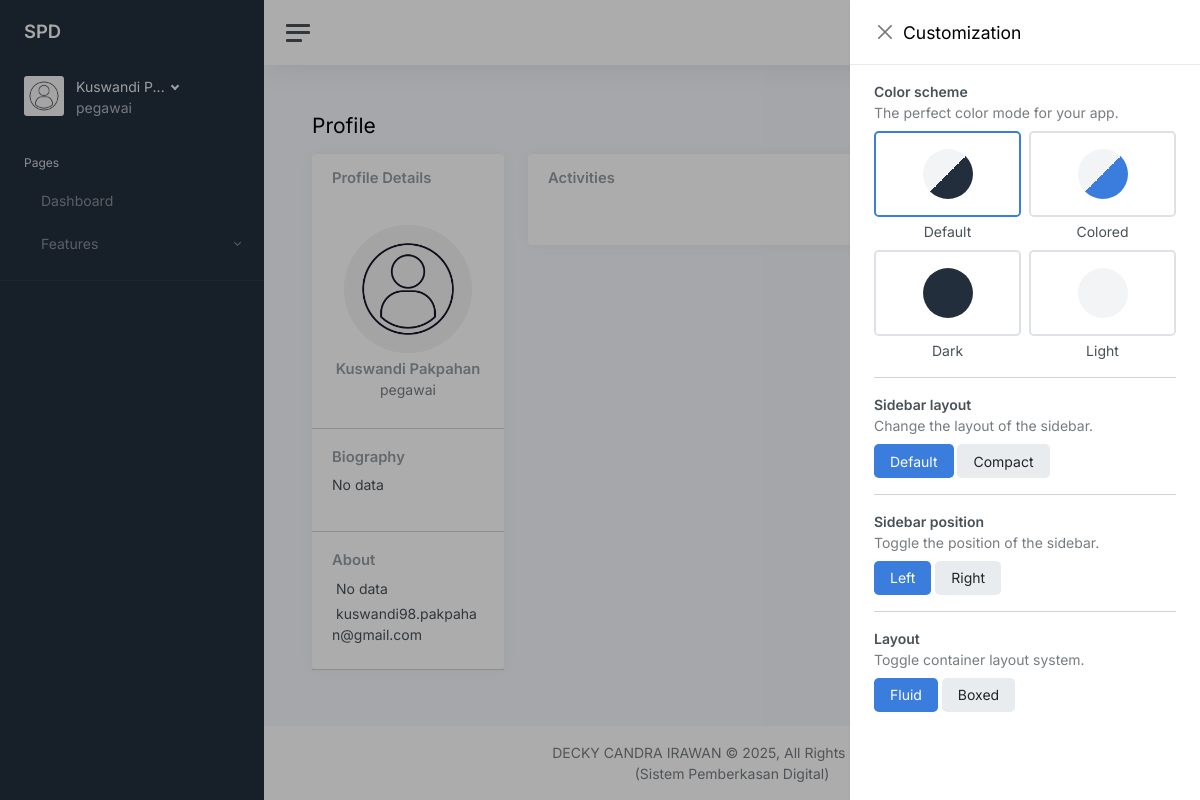
The page /profile (signed in) on the database as committed earlier.
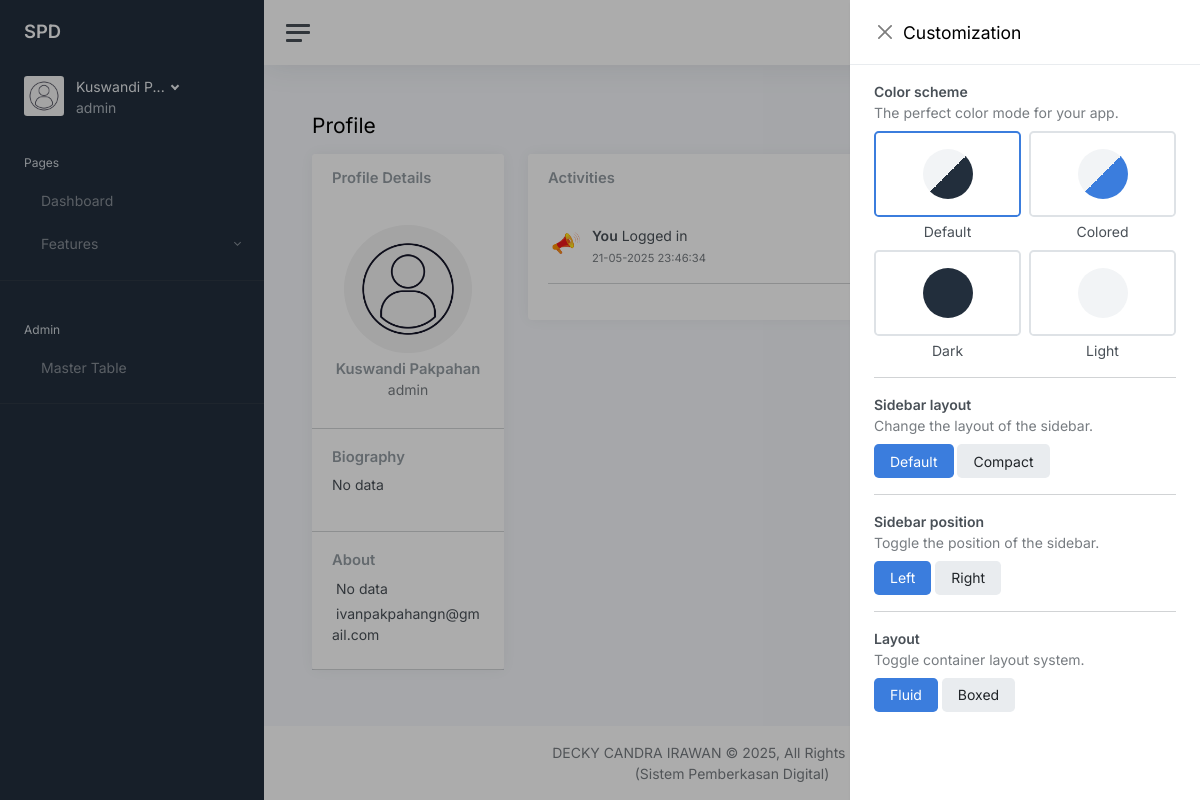
The same page on the database as committed later.
### tables this page shows
CREATE TABLE users (
                    id INTEGER PRIMARY KEY AUTOINCREMENT,
                    username TEXT,
                    password_hash TEXT NOT NULL,
                    name TEXT,
                    phone_number TEXT,
                    email TEXT UNIQUE NOT NULL,
                    biography TEXT,
                    role TEXT NOT NULL,
                    profile_pict TEXT,
                    reset_token TEXT,
                    reset_token_time TIMESTAMP,
                    remember TEXT,
                    created_at TIMESTAMP DEFAULT CURRENT_TIMESTAMP,
                    updated_at TIMESTAMP       
                );

CREATE TABLE activities (
                    id INTEGER PRIMARY KEY,
                    activity_name TEXT,
                    created_at TIMESTAMP DEFAULT CURRENT_TIMESTAMP,
                    user_id INTEGER REFERENCES users (id) ON DELETE NO ACTION ON UPDATE NO ACTION
                    );

### controllers/views.py (the view)
@views_blueprint.route('/profile', methods=['GET', 'POST'])
@login_required
def profile():
    if request.method == 'GET':
        session['csrf_token'] = secrets.token_hex(16)
    activities_log = get_activity()
    return render_template('profile.html', current_user=current_user, activities_log=activities_log)

### app.py (called while the page is built)
@login_manager.user_loader
def load_user(user_id):
    with get_db() as db:
        user = db.execute('SELECT * FROM users WHERE id = ?', (user_id,)).fetchone()
        return User({key: user[key] for key in user.keys()}) if user else None

@app.template_filter('truncate_word')
def truncate_word(s, length=10):
    return s[:length] + '...' if len(s) > length else s

### controllers/helpers/database.py (called while the page is built)
def get_db():
    conn = sqlite3.connect(DATABASE)
    conn.row_factory = sqlite3.Row
    return conn

### controllers/log_activity.py (called while the page is built)
def get_activity():
    processed_row = []
    sql = f"SELECT * FROM activities WHERE user_id = {current_user.id} ORDER BY created_at DESC;"
    try:
        with get_db() as db:
            activity = db.execute(sql).fetchall()
        db.commit()
    except Exception as e:
        print(e)
    for i in activity:
        dt = datetime.strptime(i[2], "%d-%m-%Y %H:%M:%S")
        new_row = i[0],i[1],dt.strftime("%d-%m-%Y %H:%M:%S"),i[3]
        processed_row.append(new_row)
    return processed_row

### templates/profile.html (shortened to what this page needs)
{% include "partials/main_head.html" %} {% include "partials/alert.html" %}
<main class="content">
    <div class="container-fluid p-0">
        <div class="mb-3">
            <h1 class="h3 d-inline align-middle">Profile</h1>
        </div>
        <div class="row">
            <div class="col-md-4 col-xl-3">
                <div class="card mb-3">
                    <div class="card-header">
                        <h5 class="card-title mb-0">Profile Details</h5>
                    </div>
                    <div class="card-body text-center">
                        <img
                            src="{{ url_for('static', filename='uploads/avatars/'+(current_user.profile_pict or 'default.jpg'))}}"
                            alt=""
                            class="img-fluid rounded-circle mb-2"
                            width="128"
                            height="128"
                        >
                        <h5 class="card-title mb-0">{{current_user.name}}</h5>
                        <div class="text-muted mb-2">{{current_user.role}}</div>
                    </div>
                    <hr class="my-0">
                    <div class="card-body">
                        <h5 class="h6 card-title">Biography</h5>
                        <p>{{current_user.biography or 'No data'}}</p>
                    </div>
                    <hr class="my-0">
                    <div class="card-body">
                        <h5 class="h6 card-title">About</h5>
                        <ul class="list-unstyled mb-0">
                            <li class="mb-1">
                                {{current_user.phone_number or 'No data'}}
                            </li>
                            <li class="mb-1">
                                {{current_user.email or 'No data'}}
                            </li>
                        </ul>
                    </div>
                    <hr class="my-0">
                </div>
            </div>
            <div class="col-md-8 col-xl-9">
                <div class="card">
                    <div class="card-header">
                        <h5 class="card-title mb-0">Activities</h5>
                    </div>
                    <div class="card-body h-100">
                        {% for item in activities_log %}
                        <div class="d-flex align-items-start">
                            <img
                                src="{{ url_for('static', filename='images/components/speaker.png')}}"
                                width="36"
                                height="36"
                                class="rounded-circle me-2"
                                alt="Speaker"
                            >
                            <div class="flex-grow-1">
                                <strong>You</strong>
                                {{item[1]}}
                                <br>
                                <small class="text-muted">{{item[2]}}</small>
                                <br>
                            </div>
                        </div>
                        <hr>
                        {% endfor %}
                    </div>
                </div>
            </div>
        </div>
    </div>
</main>
{% include "partials/main_foot.html" %}

### templates/partials/main_head.html
{% include "partials/header.html" %}
<body
    data-theme="default"
    data-layout="fluid"
    data-sidebar-position="left"
    data-sidebar-layout="default"
>
    <div class="wrapper">
        {% include "partials/sidebar.html" %}
        <div class="main">
            {% include "partials/navbar.html" %}

### templates/partials/header.html (shortened to what this page needs)
<!DOCTYPE html>
<html lang="en">
<head>
  <link class="js-stylesheet" href="{{ url_for('static', filename='admin_kit/css/light.css')}}" rel="stylesheet" />
  <link rel="stylesheet" href="https://cdnjs.cloudflare.com/ajax/libs/font-awesome/6.7.2/css/all.min.css"
 />
  <link href="{{ url_for('static', filename='admin_kit/css/alert.css')}}" rel="stylesheet" />
  <link rel="stylesheet" href="{{ url_for('static', filename='style.css')}}" />
</head>

### templates/partials/sidebar.html (shortened to what this page needs)
<nav id="sidebar" class="sidebar js-sidebar">
  <div class="sidebar-content js-simplebar">
    <a class="sidebar-brand" href="#">
      <span class="sidebar-brand-text align-middle"> SPD</span>
    </a>
    <div class="sidebar-user">
      <div class="d-flex justify-content-center">
        <div class="flex-shrink-0">
          <img
            class="avatar img-fluid rounded me-1"
            src="{{url_for('static', filename='uploads/avatars/'+(current_user.profile_pict or 'default.jpg'))}}"
            alt="Profile Picture"
          />
        </div>
        <div class="flex-grow-1 ps-2">
          <a
            class="sidebar-user-title dropdown-toggle"
            href="#"
            data-bs-toggle="dropdown"
          >
            {{current_user.name|truncate_word}}
          </a>
          <div class="sidebar-user-subtitle">{{current_user.role}}</div>
        </div>
      </div>
    </div>
    <ul class="sidebar-nav">
      <li class="sidebar-header">Pages</li>
      <li
        class="sidebar-item {{ 'active' if page_title == 'Dashboard' else '' }}"
      >
        <a class="sidebar-link" href="{{url_for('views.dashboard')}}">
          <span class="align-middle">Dashboard</span>
        </a>
      </li>
      <li
        class="sidebar-item {{ 'active' if page_title == 'Features' else '' }}"
      >
        <a
          data-bs-target="#pages"
          data-bs-toggle="collapse"
          class="sidebar-link collapsed"
        >
          <span class="align-middle">Features</span>
        </a>
      </li>
      <hr />
      {% if current_user.role == 'admin' %}
      <li class="sidebar-header">Admin</li>
      <li
        class="sidebar-item {{ 'active' if page_title == 'Master Admin' else '' }}"
      >
        <a class="sidebar-link" href="/master_admin">
          <span class="align-middle">Master Table</span>
        </a>
      </li>
      <hr />
      {% endif %}
      <li class="sidebar-item">
        <div id="google_translate_element" class="sidebar-link"></div>
      </li>
    </ul>
  </div>
</nav>

### templates/partials/navbar.html (shortened to what this page needs)
<nav class="navbar navbar-expand navbar-light navbar-bg">
  <a class="sidebar-toggle js-sidebar-toggle">
    <i class="hamburger align-self-center"></i>
  </a>
  <div class="navbar-collapse collapse">
    <ul class="navbar-nav navbar-align">
      <li class="nav-item">
        <a class="nav-icon js-fullscreen d-none d-lg-block" href="#">
        </a>
      </li>
      <li class="nav-item dropdown">
        <a
          class="nav-link dropdown-toggle d-none d-sm-inline-block"
          href="#"
          data-bs-toggle="dropdown"
        >
          <span class="text-dark">{{current_user.name|truncate_word}}</span>
        </a>
      </li>
    </ul>
  </div>
</nav>

### templates/partials/main_foot.html (shortened to what this page needs)
{% include "partials/footer.html" %}
</div>
</div>
</body>
</html>

### templates/partials/footer.html
<footer class="footer">
  <div class="container-fluid">
    <div class="text-muted">
      <div class="text-center">
        <a class="text-muted" href="#" target="_blank">
          DECKY CANDRA IRAWAN © 2025, All Rights Reserved
          <br />
          (Sistem Pemberkasan Digital)
        </a>
      </div>
    </div>
  </div>
</footer>

### templates/partials/header.html (style rules this page uses)
html { overflow: auto; }
body { opacity: 0; overflow: auto; }
body { top: 0px !important; }

Rows that differ between the two databases and show on the page:
changed users "Kuswandi Pakpahan": role "pegawai" → "admin"; email "kuswandi98.pakpahan@gmail.com" → "ivanpakpahangn@gmail.com"
added activities: activity_name "Logged in", created_at "21-05-2025 23:46:34"
Other text that changed with them:
text now shown: "Admin Master Table"
